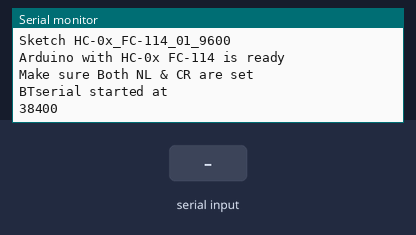
Recording of a sketch running on a simulated Arduino Uno, built with avr-gcc and run on an emulated ATmega328P. Shown: the last lines printed to the serial monitor. Inputs (shaded band) come from the test bench.

Above: at 1.2 s.
1.3 s: "1\n" received over Serial
At 2.3 s:
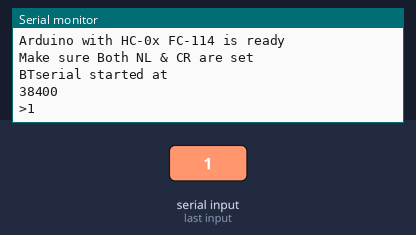
2.8 s: byte 10 (10) received over Serial
At 3.4 s:
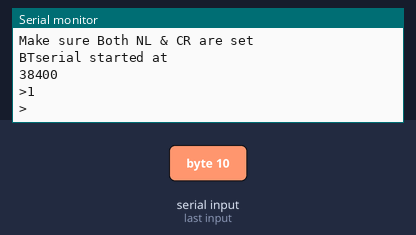
4.3 s: "1\n" received over the second serial link
At 5.5 s:
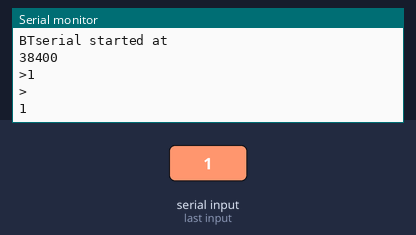
5.8 s: "0\n" received over Serial
At 6.9 s:
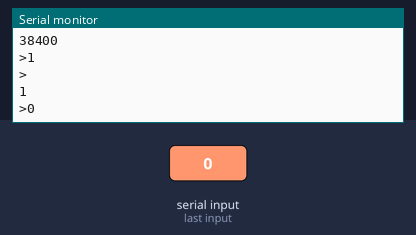
7.3 s: "0\n" received over the second serial link
At 8.0 s:
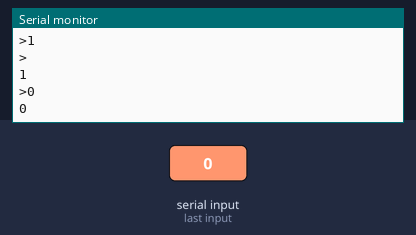

Measured:
- after the input at 1.3 s, the serial monitor: prints a new line at once (image 1)
- after the input at 2.8 s, the serial monitor: prints a new line at once (image 2)
- after the input at 4.3 s, the serial monitor: prints a new line at once (image 3)
- after the input at 5.8 s, the serial monitor: prints a new line at once (image 4)
- after the input at 7.3 s, the serial monitor: prints a new line at once (image 5)

The sketch:

hc-05-arduino-UART-echo-test.pde
```cpp
//Quirk about needing to press the button for full functionality is notated here - http://electronics.stackexchange.com/questions/101572/hc-05-bluetooth-module-not-responding-to-certain-commands

//wiki page for AT commands - http://wiki.iteadstudio.com/Serial_Port_Bluetooth_Module_(Master/Slave)_:_HC-05

//source link for where this code was used - http://www.martyncurrey.com/hc-05-fc-114-and-hc-06-fc-114-part-2-basic-at-commands/

// Basic bluetooth test sketch. HC-0x_FC-114_01_9600
//  Uses hardware serial to talk to the host computer and software serial for communication with the bluetooth module
//
//  Pins
//  BT VCC to Arduino 5V out.
//  BT GND to GND
//  Arduino D3 to BT RX through a voltage divider
//  Arduino D2 BT TX (no need voltage divider)
//
//  When a command is entered in the serial monitor on the computer
//  the Arduino will relay it to the bluetooth module and display the result.
//
// The HC-0x FC-114 modules require CR and NL

#include <SoftwareSerial.h>
SoftwareSerial BTSerial(2, 3); // RX | TX


char c = ' ';
boolean NL = true;
long btSpeed = 38400;   //for some reason serial print in the setup reports a negative value if this is an int
void setup()
{
      Serial.begin(9600);
      Serial.println("Sketch HC-0x_FC-114_01_9600");
      Serial.println("Arduino with HC-0x FC-114 is ready");
      Serial.println("Make sure Both NL & CR are set");
      Serial.println("");

      // FC-114 default baud rate is 9600
      BTSerial.begin(btSpeed);
      Serial.println("BTserial started at ");
      Serial.println(btSpeed);

}

void loop()
{

    // Read from the Bluetooth module and send to the Arduino Serial Monitor
    if (BTSerial.available())
    {
        c = BTSerial.read();
        Serial.write(c);
    }


    // Read from the Serial Monitor and send to the Bluetooth module
    if (Serial.available())
    {
        c = Serial.read();
        BTSerial.write(c);

        // Echo the user input to the main window. The ">" character indicates the user entered text.
        if (NL) { Serial.print(">");  NL = false; }
        Serial.write(c);
        if (c==10) { NL = true; }
    }

}

/*
Another supposed way to just setup a debug operation just echoing
the UART serial line from the desktop to the bluetooth module,
and echoing the BT board back to the desktop

SoftwareSerial BluetoothSerial(10, 11);

void setup(void)
{
Serial.begin(38400);

BluetoothSerial.begin(38400); // The AT mode runs at 38400

Serial.println("Ready.");
}

void loop(void)
{
while(BluetoothSerial.available())
Serial.write(BluetoothSerial.read());
while(Serial.available())
BluetoothSerial.write(Serial.read());
}
*/


/*This is just the example output from the bluetooth module when testing
Sketch HC-0x_FC-114_01_9600
Arduino with HC-0x FC-114 is ready
Make sure Both NL & CR are set

BTserial started at 9600

>AT
OK
>AT
OK
>AT+VERSION
+VERSION:hc01.comV2.1
OK
*/
```
